Frame 1 (no input): blank canvas, image omitted
Frame 60 (no input): blank canvas, image omitted
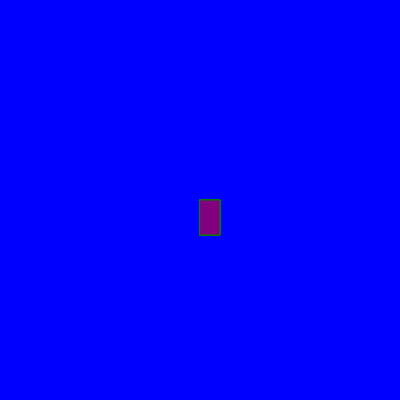
Frame 120 (the mouse pressed at the canvas centre since frame 60)

The p5.js sketch whose frames 1 and 60 were blank and that drew this single picture after the mouse press (run headless with seeded random() and noise() and a simulated clock; from frame 60 on, the mouse is pressed at the canvas centre):

// p5.js sketch
// ── sketch.js
function setup() {
    createCanvas(400, 400);
    background("blue")
  }
  
  function draw() {
    stroke("green");
    fill("purple");
    
    
    if (mouseIsPressed) {
      rect(mouseX, mouseY, 20, 35);
    }
  }
